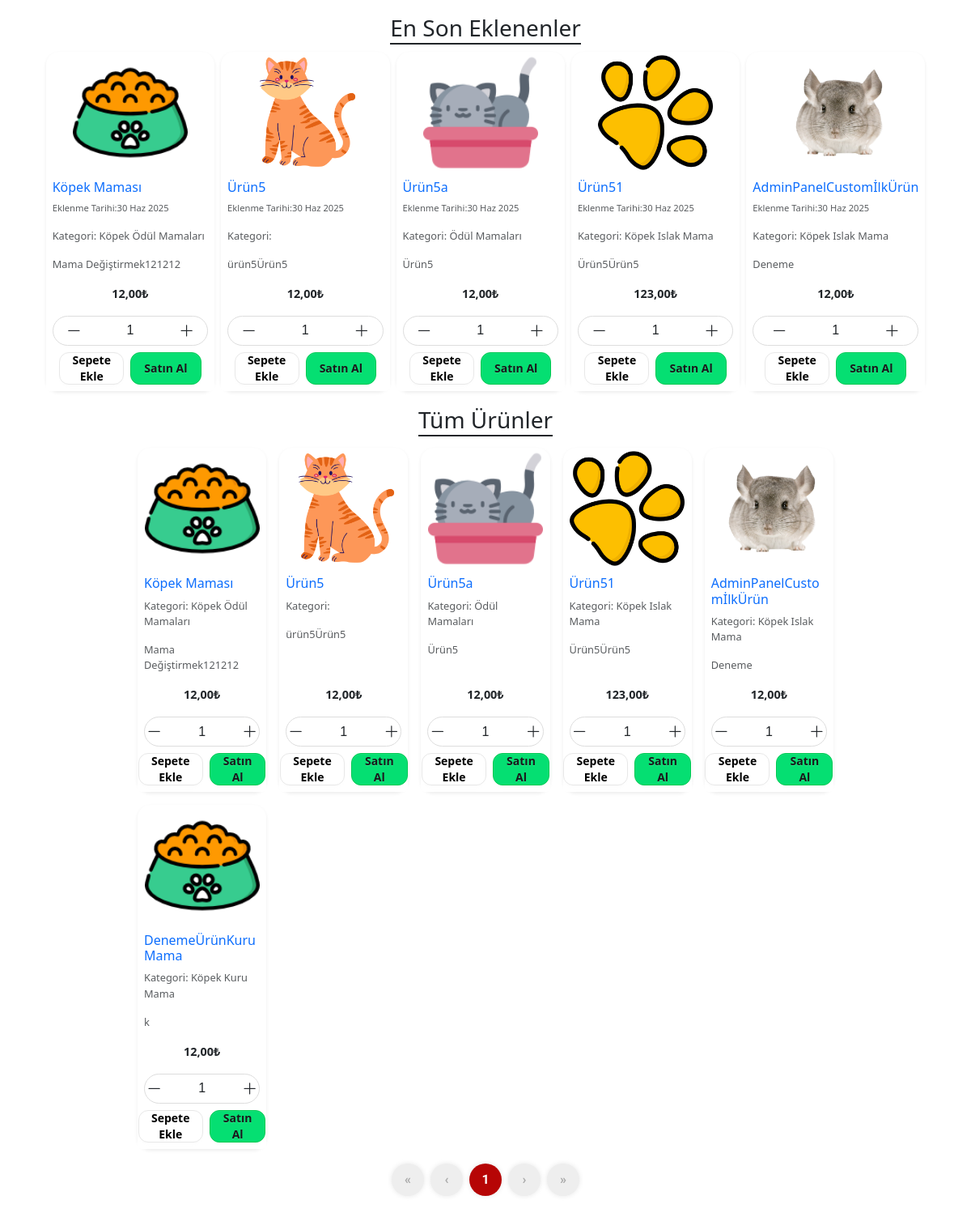
The app's page / (lower part), older data.
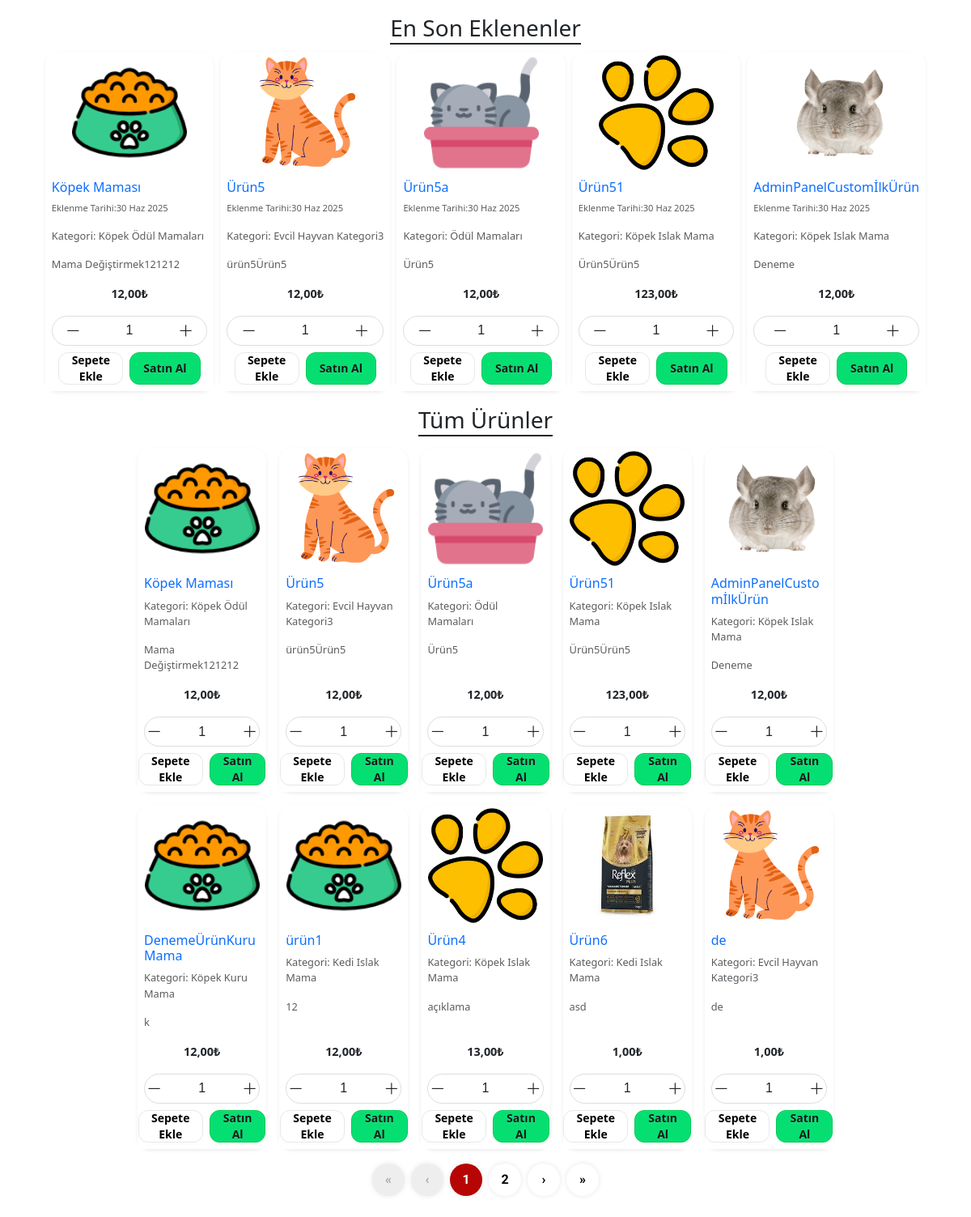
The same page, newer data.
### intern_app/models.py (models this page shows, shortened)
class Products(models.Model):
    product_name = models.CharField(max_length=255, verbose_name="Ürün Adı")
    product_category = models.ManyToManyField(Categories,related_name="products",verbose_name="Ürün Kategorisi",help_text="Birden fazla kategori seçmek için CTRL tuşuna basılı tutunuz. \n Aynı zamanda seçimi iptal etmek için CTRL tuşuna basılı tutup seçimi iptal edilmek istenen kategoriye tıklayın.")
    product_description = models.TextField(null=True,verbose_name="Ürün Açıklaması")
    product_price = models.DecimalField(max_digits=9,decimal_places=2,verbose_name="Ürün Fiyatı")
    product_image = models.ImageField(upload_to='products/',verbose_name="Ürün Görseli")
    created_at = models.DateTimeField(auto_now_add=True,null=True)
    class Meta:
        verbose_name= 'Ürün'
        verbose_name_plural = 'Ürünler'

class Categories(models.Model):
    name = models.CharField(max_length=255,unique=True,verbose_name="Kategori İsmi")
    description = models.CharField(max_length=255,null=True,verbose_name="Kategori Açıklaması")
    image = models.ImageField(upload_to='category_images/',verbose_name="Kategori Görseli")
    slug = AutoSlugField(populate_from="name",unique=True,verbose_name="Alan Adı")
    sub_categories = models.ManyToManyField("self", blank=True, symmetrical=False, related_name="parent_categories",verbose_name="Alt Kategori olmasını istediğiniz kategorileri seçin:",
                                            help_text="Birden fazla kategori seçmek için CTRL tuşuna basılı tutunuz." \
                                            "\n Aynı zamanda seçimi iptal etmek için CTRL tuşuna basılı tutup seçimi iptal edilmek istenen kategoriye tıklayın. ")
    @staticmethod
    def get_main_categories():
        return Categories.objects.filter(parent_categories__isnull=True)
    class Meta():
        verbose_name = 'Kategori'
        verbose_name_plural = 'Kategoriler'

### intern_app/views.py (the view)
# urls.py: path('',views.product_view,name = "index"),
def product_view(request, category_id=None):
    resimler = Resimler.objects.all()
    latest_products = Products.objects.order_by('-created_at')[:5]
    p = Paginator(Products.objects.all(),10)
    page = request.GET.get('page')
    product_page = p.get_page(page)
    products = Products.objects.all()
    category = None
    if category_id:
        category = get_object_or_404(Categories, id=category_id)
        products = Products.objects.filter(product_category=category)
    return render(request, 'intern_app/index.html', {'products': products, 'category': category,"product_page":product_page,"latest_products":latest_products,'resimler':resimler})

### intern_app/context_processors.py (called while the page is built)
def admin_links(request):
    models = []
    for model in apps.get_models():
        if admin.site.is_registered(model):
            app_label = model._meta.app_label
            model_name = model._meta.model_name
            verbose_name = model._meta.verbose_name_plural
            models.append({
                "app_label": app_label,
                "model_name": model_name,
                "verbose_name": verbose_name,
            })
    return {"admin_models": models}  # Global olarak admin_models kullanılabilir

def cart_items_processor(request):
    if request.user.is_authenticated:
        cart_items = CartItem.objects.filter(user=request.user)
        total_price = sum(item.cart_name.product_price *
                          item.cart_quantity for item in cart_items)
    else:
        cart_items = []
        total_price = 0
    return {'cart_items': cart_items, 'total_price': total_price}

### intern_app/templates/intern_app/index.html (shortened to what the changed rows need)
{%extends 'base.html'%}
{%load static%}
{%block content%}
<link rel="stylesheet" href="https://cdnjs.cloudflare.com/ajax/libs/OwlCarousel2/2.3.4/assets/owl.theme.default.min.css" />
<link rel="stylesheet" href="https://cdnjs.cloudflare.com/ajax/libs/OwlCarousel2/2.3.4/assets/owl.carousel.min.css" />
<div class="product-wrapper" >
  <div class="products-wrap flex flex-row  justify-center">
    {% for product in latest_products %}
    <div class=" p-1  ">
      <div class="card shadow-sm border-0 rounded-4" >
        <a href="{%url 'intern_app:item_details' item_name=product.product_name item_id=product.id %}"><img src="{{ product.product_image.url }}"
          class="card-img-top p-1"
          style="object-fit: contain; max-height: 150px;"
          alt="{{ product.product_name }}"></a>
        <div class="card-body p-2">
          <h6 class="card-title text-primary"><a href="{%url 'intern_app:item_details' item_name=product.product_name item_id=product.id %}">{{ product.product_name }}</a></h6>
          <p class="card-text text-muted" style="font-size:0.8rem;">
            <small>Eklenme Tarihi:{{product.created_at|date:"d M Y"}}</small>
          </p>
          <p class="card-text text-muted" style="font-size: 0.8rem;">
            Kategori:
            {% for category in product.product_category.all %}
              {{ category.name }}{% if not forloop.last %}, {% endif %}
            {% endfor %}
          </p>
          <p class="card-text text-muted" style="font-size: 0.8rem;">
            {{ product.product_description }}
          </p>
        </div>
        <ul class="list-group list-group-flush">
          <li class="list-group-item fw-bold text-center" style="font-size: 0.9rem;">
            {{ product.product_price }}₺
          </li>
        </ul>
        <div class="card-footer sepet-parent  bg-white border-0 text-center p-2">
          <form method="POST" action="{% url 'intern_app:add_to_cart' product.id %}">
            <div class="d-flex justify-content-center quantity-input align-items-center gap-1">
              <button type="button"
               class="btn red"
               id="decrease-{{product.id}}-{{forloop.counter}}"
               onclick="changeQuantityOwl(-1,'{{product.id}}-{{forloop.counter}}')">
               <i class="bi bi-dash-lg"></i>
              </button>
              <input type="number" name="quantity" id="quantity-{{product.id}}-{{forloop.counter}}" min="1" max="999"
                     value="{{ request.POST.quantity|default:1 }}" required
                     class="form-control text-center" style="width: 80px; font-size: 1rem;"
                     oninput="this.value = this.value.replace(/[^0-9]/g, '')">
              <button type="button"
               class="btn green"
               id="increase-{{product.id}}-{{forloop.counter}}"
                onclick="changeQuantityOwl(1,'{{product.id}}-{{forloop.counter}}')">
                <i class="bi bi-plus-lg"></i>
              </button>
            </div>
            <div class="butonlar flex flex-row gap-2 pt-2 justify-center">
              <button type="submit" name="action" value="add_to_cart" class="du-btn bg-transparent text-black hover:!bg-blue-800 hover:!text-white !rounded-xl w-20"><span class="text-sm">Sepete Ekle</span></button>
            <div class="satin-alma-buton">
              <button type="submit" name="action" value="buy_now" class="du-btn bg-green-400 hover:bg-green-700 hover:border-green-700 !rounded-xl border-green-500" ><span class="text-sm">Satın Al</span></button>
          </div>
          </div>
          </form>
        </div>
      </div>
    </div>
    {% endfor %}
  </div>
</div>
<div class="container-fluid test">
    <div class="row row-cols-2 row-cols-md-3 row-cols-lg-5 g-3 p-2" >
        {% for product in product_page %}
        <div class="col">
            <div class="card shadow-sm border-0 rounded-4 h-100">
                <a href="{%url 'intern_app:item_details' item_name=product.product_name item_id=product.id %}"><img src="{{ product.product_image.url }}" class="card-img-top p-1"
                  style="object-fit: contain; max-height: 150px;"
                  alt="{{ product.product_name }}"></a>
                <div class="card-body p-2">
                    <h6 class="card-title text-primary"><a href="{%url 'intern_app:item_details' item_name=product.product_name item_id=product.id %}">{{ product.product_name }}</a></h6>
                    <p class="card-text text-muted" style="font-size: 0.8rem;">Kategori:  {% for category in product.product_category.all %}
                      {{ category.name }}
                    {% endfor %}</p>
                    <p class="card-text text-muted" style="font-size: 0.8rem;">{{ product.product_description }}</p>
                </div>
                <ul class="list-group list-group-flush">
                    <li class="list-group-item fw-bold text-center" style="font-size: 0.9rem;">{{ product.product_price }}₺</li>
                </ul>
                <div class="card-footer bg-white border-0 text-center p-2">
                    <form method="POST" action="{%url 'intern_app:add_to_cart' product.id %}">
                        <div class="d-flex justify-content-center quantity-input align-items-center gap-1">
                          <button type="button"
                           class="btn red"
                           id="decrease-{{product.id}}"
                           onclick="changeQuantity(-1,{{product.id}})">
                           <i class="bi bi-dash-lg"></i>
                          </button>
                          <input type="number" name="quantity" id="quantity-{{product.id}}" min="1" max="999"
                                 value="{{ request.POST.quantity|default:1 }}" required
                                 class="form-control text-center" style="width: 80px; font-size: 1rem;"
                                 oninput="this.value = this.value.replace(/[^0-9]/g, '')">
                          <button type="button"
                           class="btn green"
                           id="increase-{{product.id}}"
                            onclick="changeQuantity(1,{{product.id}})">
                            <i class="bi bi-plus-lg"></i>
                          </button>
                        </div>
                        <div class="butonlar flex flex-row gap-2 pt-2 justify-center">
                            <button type="submit" name="action" value="add_to_cart" class="du-btn bg-transparent text-black hover:!bg-blue-800 hover:!text-white !rounded-xl w-20"><span class="text-sm">Sepete Ekle</span></button>
                          <div class="satin-alma-buton">
                            <button type="submit" name="action" value="buy_now" class="du-btn bg-green-400 hover:bg-green-700 hover:border-green-700 !rounded-xl border-green-500 transition" ><span class="text-sm">Satın Al</span></button>
                        </div>
                        </div>
                    </form>
                </div>
            </div>
        </div>
        {% endfor %}
    </div>
</div>
<div class="pagination-wrapper">
  <div class="pagination">
    {% if product_page.has_previous %}
      <abbr title="İlk Sayfa"> <a href="?page=1" class="page-btn page-step">&laquo;</a></abbr>
      <abbr title="Önceki Sayfa"><a href="?page={{ product_page.previous_page_number }}" class="page-btn page-step">‹</a></abbr>
    {% else %}
      <span class="page-btn page-step disabled">&laquo;</span>
      <span class="page-btn page-step disabled">‹</span>
    {% endif %}
    {% for page_num in product_page.paginator.page_range %}
      {% if product_page.number == page_num %}
        <abbr title="{{page_num}}"> <span class="page-btn active">{{ page_num }}</span></abbr>
      {% else %}
        <a href="?page={{ page_num }}" class="page-btn">{{ page_num }}</a>
      {% endif %}
    {% endfor %}
    {% if product_page.has_next %}
      <abbr title="Sonraki Sayfa"> <a href="?page={{ product_page.next_page_number }}" class="page-btn page-step">›</a></abbr>
      <abbr title="Son Sayfa"><a href="?page={{ product_page.paginator.num_pages }}" class="page-btn page-step">&raquo;</a></abbr>
    {% else %}
      <span class="page-btn page-step disabled">›</span>
      <span class="page-btn page-step disabled">&raquo;</span>
    {% endif %}
  </div>
</div>
{%endblock%}

Row changes from the older to the newer data that the page shows:
now on this page (row unchanged): Categories: name "Evcil Hayvan Kategori3"
added Products: product_image (picture), product_name "ürün1", product_description "12", product_price "12,00", quantity "1", shown under "Tüm Ürünler"
added Categories: name "Kedi Islak Mama"
added Products: product_image (picture), product_name "Ürün4", product_description "açıklama", product_price "13,00", quantity "1", Categories (name "Köpek Islak Mama"), shown under "Tüm Ürünler"
added Products: product_image (picture), product_name "Ürün6", product_description "asd", product_price "1,00", quantity "1", shown under "Tüm Ürünler"
added Products: product_image (picture), product_name "de", product_description "de", product_price "1,00", quantity "1", shown under "Tüm Ürünler"
Text that changed along with them:
new list line: "2"
